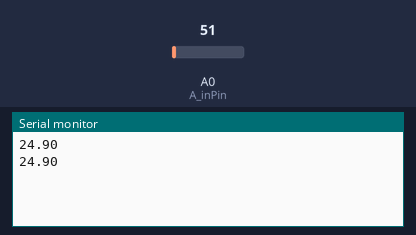
Bench run of a sketch on a simulated Arduino Uno, built with avr-gcc and run on an emulated ATmega328P. Parts: the last lines printed to the serial monitor. The inputs (shaded band) are chosen by the test bench; at power-on: A0 (A_inPin) = 51.

Above: at 1.8 s.
1.9 s: A0 (A_inPin) set to 61
At 2.3 s:
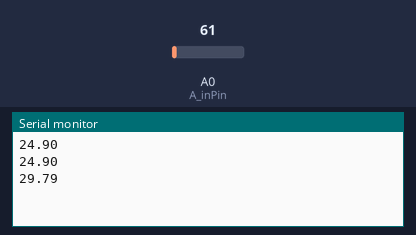
3.4 s: A0 (A_inPin) set to 71
At 4.8 s:
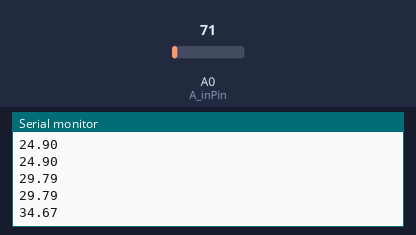
Timing chart, 0 to 6.4 s (numbered marks = the images above; inputs shaded):
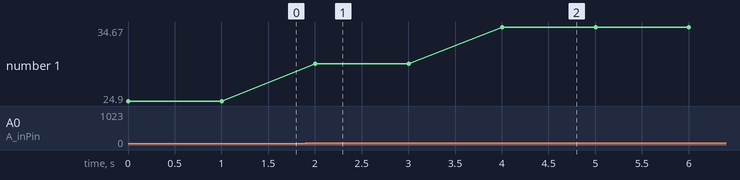

Measured:
- after the input at 1.9 s, the serial monitor: prints a new line after 0.10 s (image 1)
- after the input at 3.4 s, the serial monitor: prints a new line after 0.60 s (image 2)
- plotted number 1: 24.9 → 29.79 after the input at 1.9 s, 29.79 → 34.67 after the input at 3.4 s

The sketch:

sketch_nov15a.ino
```cpp
/*
  LM35DZを用いた温度測定(0℃～100℃)
  シリアルモニターに摂氏で表示させる
*/
int   A_inPin = 0;  // アナログ入力ピン番号
float A_val;        // アナログ入力値(0～203)
float tempC   = 0;  // 摂氏値( ℃ )

void setup() {
  // シリアル通信速度
  Serial.begin(9600);
}

void loop() {
  A_val = analogRead( A_inPin );
  tempC = ((5.0 * A_val) / 1024) * 100;

  Serial.println( tempC );
  delay(1000);
}
```
